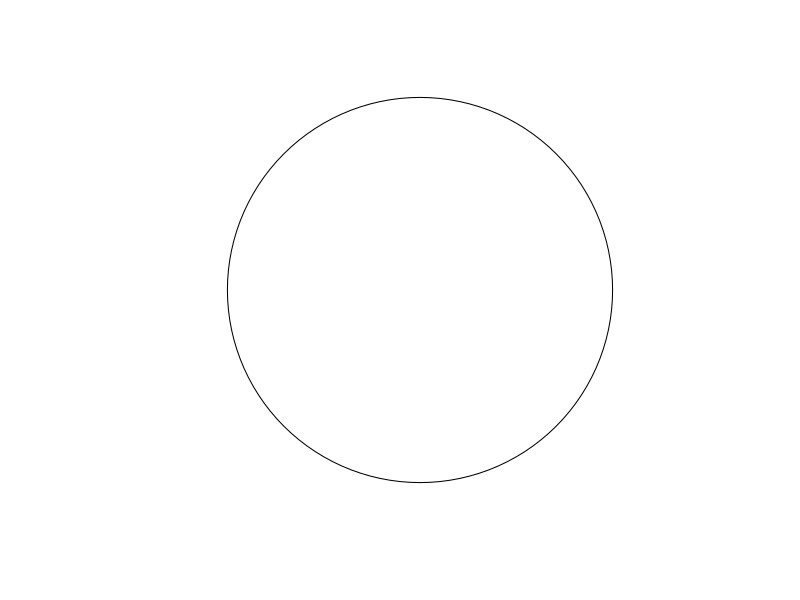
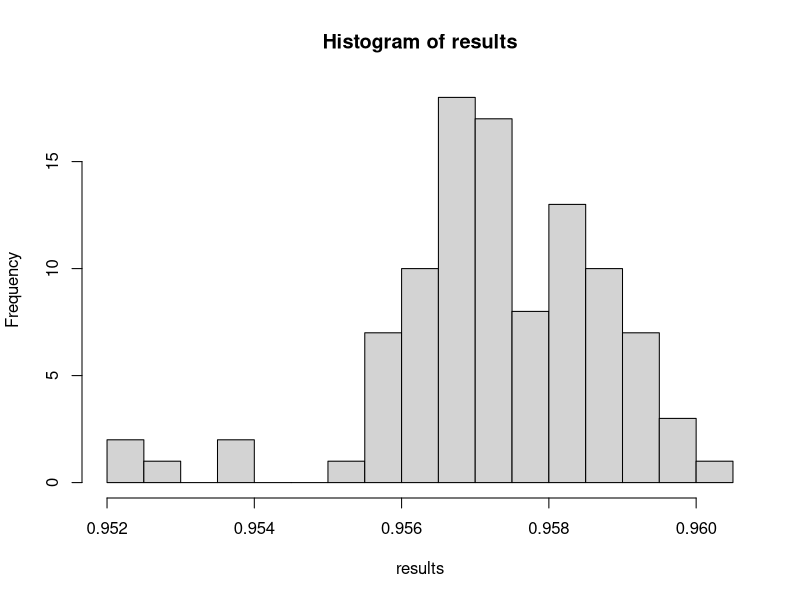

Reproduce these figures in R, in order.
library(sf)

circle = st_point(c(1, 1)) |> st_buffer(100) |> st_sfc() |> st_sf()
plot(circle)
circle$area = st_area(circle)

fullness = function(building){
  full_idx = function(geom, area, radius){
    buffers = geom %>%
      st_sample(size = 1000, type = "regular") %>%
      st_set_crs(st_crs(geom)) %>%
      st_buffer(radius)

    buffers$fullness = (st_intersection(buffers, geom) %>% st_area()) / area
    mean(buffers$fullness)
  }

  area = building$area * 0.01
  radius = sqrt(area / pi)

  FI = full_idx(building, area, radius)

  building$fullness_index = ifelse(FI > 1, 1, FI)
  building
}

results = c()
progress_bar = txtProgressBar(min = 0, max = 100, style = 3, char = "=")
for (i in 1:100){
  circle = fullness(circle)
  results = c(results, circle$fullness_index)
  setTxtProgressBar(progress_bar, value = i)
}
close(progress_bar)
mean(results)
hist(results, breaks = 20)
